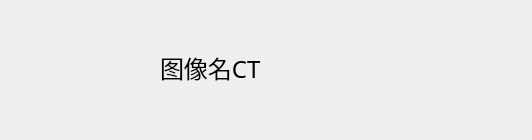
<?xml version="1.0" encoding="UTF-8"?>
<ui version="4.0">
 <class>NaviWidgetPhase</class>
 <widget class="QWidget" name="NaviWidgetPhase">
  <property name="geometry">
   <rect>
    <x>0</x>
    <y>0</y>
    <width>532</width>
    <height>140</height>
   </rect>
  </property>
  <property name="maximumSize">
   <size>
    <width>545</width>
    <height>140</height>
   </size>
  </property>
  <property name="windowTitle">
   <string>ModelViewWidget</string>
  </property>
  <widget class="QLabel" name="lblImage">
   <property name="geometry">
    <rect>
     <x>6</x>
     <y>0</y>
     <width>140</width>
     <height>140</height>
    </rect>
   </property>
   <property name="text">
    <string/>
   </property>
  </widget>
  <widget class="QLabel" name="lblName">
   <property name="geometry">
    <rect>
     <x>160</x>
     <y>42</y>
     <width>331</width>
     <height>51</height>
    </rect>
   </property>
   <property name="font">
    <font>
     <family>微软雅黑 Light</family>
     <pointsize>18</pointsize>
    </font>
   </property>
   <property name="text">
    <string>图像名CT</string>
   </property>
  </widget>
 </widget>
 <layoutdefault spacing="6" margin="11"/>
 <resources/>
 <connections/>
</ui>
